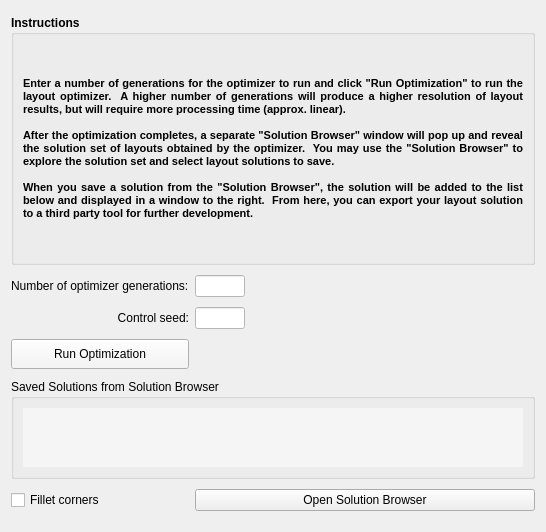
      <widget class="QWidget" name="page_4">
       <property name="geometry">
        <rect>
         <x>0</x>
         <y>0</y>
         <width>538</width>
         <height>532</height>
        </rect>
       </property>
       <attribute name="label">
        <string>Results</string>
       </attribute>
       <layout class="QGridLayout" name="gridLayout_4">
        <item row="3" column="0">
         <widget class="QPushButton" name="btn_runSim">
          <property name="minimumSize">
           <size>
            <width>0</width>
            <height>30</height>
           </size>
          </property>
          <property name="palette">
           <palette>
            <active>
             <colorrole role="Button">
              <brush brushstyle="SolidPattern">
               <color alpha="255">
                <red>245</red>
                <green>245</green>
                <blue>245</blue>
               </color>
              </brush>
             </colorrole>
             <colorrole role="Base">
              <brush brushstyle="SolidPattern">
               <color alpha="255">
                <red>245</red>
                <green>245</green>
                <blue>245</blue>
               </color>
              </brush>
             </colorrole>
             <colorrole role="Window">
              <brush brushstyle="SolidPattern">
               <color alpha="255">
                <red>245</red>
                <green>245</green>
                <blue>245</blue>
               </color>
              </brush>
             </colorrole>
            </active>
            <inactive>
             <colorrole role="Button">
              <brush brushstyle="SolidPattern">
               <color alpha="255">
                <red>245</red>
                <green>245</green>
                <blue>245</blue>
               </color>
              </brush>
             </colorrole>
             <colorrole role="Base">
              <brush brushstyle="SolidPattern">
               <color alpha="255">
                <red>245</red>
                <green>245</green>
                <blue>245</blue>
               </color>
              </brush>
             </colorrole>
             <colorrole role="Window">
              <brush brushstyle="SolidPattern">
               <color alpha="255">
                <red>245</red>
                <green>245</green>
                <blue>245</blue>
               </color>
              </brush>
             </colorrole>
            </inactive>
            <disabled>
             <colorrole role="Button">
              <brush brushstyle="SolidPattern">
               <color alpha="255">
                <red>245</red>
                <green>245</green>
                <blue>245</blue>
               </color>
              </brush>
             </colorrole>
             <colorrole role="Base">
              <brush brushstyle="SolidPattern">
               <color alpha="255">
                <red>245</red>
                <green>245</green>
                <blue>245</blue>
               </color>
              </brush>
             </colorrole>
             <colorrole role="Window">
              <brush brushstyle="SolidPattern">
               <color alpha="255">
                <red>245</red>
                <green>245</green>
                <blue>245</blue>
               </color>
              </brush>
             </colorrole>
            </disabled>
           </palette>
          </property>
          <property name="text">
           <string>Run Optimization</string>
          </property>
          <property name="autoRepeat">
           <bool>false</bool>
          </property>
         </widget>
        </item>
        <item row="6" column="1">
         <widget class="QPushButton" name="btn_open_sol_browser">
          <property name="text">
           <string>Open Solution Browser</string>
          </property>
         </widget>
        </item>
        <item row="6" column="0">
         <widget class="QCheckBox" name="checkBox_fillet">
          <property name="text">
           <string>Fillet corners</string>
          </property>
         </widget>
        </item>
        <item row="2" column="0">
         <widget class="QLabel" name="label_34">
          <property name="text">
           <string>Control seed:</string>
          </property>
          <property name="alignment">
           <set>Qt::AlignRight|Qt::AlignTrailing|Qt::AlignVCenter</set>
          </property>
          <property name="buddy">
           <cstring>txt_numGenerations</cstring>
          </property>
         </widget>
        </item>
        <item row="2" column="1">
         <widget class="QLineEdit" name="txt_numseed">
          <property name="maximumSize">
           <size>
            <width>50</width>
            <height>16777215</height>
           </size>
          </property>
          <property name="styleSheet">
           <string notr="true">background-color: rgb(255, 255, 255);</string>
          </property>
          <property name="inputMask">
           <string/>
          </property>
         </widget>
        </item>
        <item row="0" column="0" colspan="2">
         <widget class="QGroupBox" name="groupBox_6">
          <property name="minimumSize">
           <size>
            <width>0</width>
            <height>0</height>
           </size>
          </property>
          <property name="maximumSize">
           <size>
            <width>16777215</width>
            <height>250</height>
           </size>
          </property>
          <property name="font">
           <font>
            <weight>75</weight>
            <bold>true</bold>
           </font>
          </property>
          <property name="title">
           <string>Instructions</string>
          </property>
          <layout class="QGridLayout" name="gridLayout_15">
           <item row="0" column="0">
            <widget class="QLabel" name="label_43">
             <property name="sizePolicy">
              <sizepolicy hsizetype="Preferred" vsizetype="Preferred">
               <horstretch>0</horstretch>
               <verstretch>0</verstretch>
              </sizepolicy>
             </property>
             <property name="text">
              <string>&lt;!DOCTYPE HTML PUBLIC &quot;-//W3C//DTD HTML 4.0//EN&quot; &quot;http://www.w3.org/TR/REC-html40/strict.dtd&quot;&gt;
&lt;html&gt;&lt;head&gt;&lt;meta name=&quot;qrichtext&quot; content=&quot;1&quot; /&gt;&lt;style type=&quot;text/css&quot;&gt;
p, li { white-space: pre-wrap; }
&lt;/style&gt;&lt;/head&gt;&lt;body style=&quot; font-family:'MS Shell Dlg 2'; font-size:8.25pt; font-weight:600; font-style:normal;&quot;&gt;
&lt;p align=&quot;justify&quot; style=&quot; margin-top:0px; margin-bottom:0px; margin-left:0px; margin-right:0px; -qt-block-indent:0; text-indent:0px;&quot;&gt;&lt;span style=&quot; font-size:8pt;&quot;&gt;Enter a number of generations for the optimizer to run and click &amp;quot;Run Optimization&amp;quot; to run the layout optimizer.  A higher number of generations will produce a higher resolution of layout results, but will require more processing time (approx. linear).&lt;/span&gt;&lt;/p&gt;
&lt;p align=&quot;justify&quot; style=&quot;-qt-paragraph-type:empty; margin-top:0px; margin-bottom:0px; margin-left:0px; margin-right:0px; -qt-block-indent:0; text-indent:0px; font-size:8pt;&quot;&gt;&lt;/p&gt;
&lt;p align=&quot;justify&quot; style=&quot; margin-top:0px; margin-bottom:0px; margin-left:0px; margin-right:0px; -qt-block-indent:0; text-indent:0px;&quot;&gt;&lt;span style=&quot; font-size:8pt;&quot;&gt;After the optimization completes, a separate &amp;quot;Solution Browser&amp;quot; window will pop up and reveal the solution set of layouts obtained by the optimizer.  You may use the &amp;quot;Solution Browser&amp;quot; to explore the solution set and select layout solutions to save.&lt;/span&gt;&lt;/p&gt;
&lt;p align=&quot;justify&quot; style=&quot;-qt-paragraph-type:empty; margin-top:0px; margin-bottom:0px; margin-left:0px; margin-right:0px; -qt-block-indent:0; text-indent:0px; font-size:8pt;&quot;&gt;&lt;/p&gt;
&lt;p align=&quot;justify&quot; style=&quot; margin-top:0px; margin-bottom:0px; margin-left:0px; margin-right:0px; -qt-block-indent:0; text-indent:0px;&quot;&gt;&lt;span style=&quot; font-size:8pt;&quot;&gt;When you save a solution from the &amp;quot;Solution Browser&amp;quot;, the solution will be added to the list below and displayed in a window to the right.  From here, you can export your layout solution to a third party tool for further development.&lt;/span&gt;&lt;/p&gt;&lt;/body&gt;&lt;/html&gt;</string>
             </property>
             <property name="wordWrap">
              <bool>true</bool>
             </property>
            </widget>
           </item>
          </layout>
         </widget>
        </item>
        <item row="1" column="1">
         <widget class="QLineEdit" name="txt_numGenerations">
          <property name="maximumSize">
           <size>
            <width>50</width>
            <height>16777215</height>
           </size>
          </property>
          <property name="styleSheet">
           <string notr="true">background-color: rgb(255, 255, 255);</string>
          </property>
          <property name="inputMask">
           <string/>
          </property>
         </widget>
        </item>
        <item row="1" column="0">
         <widget class="QLabel" name="label_26">
          <property name="text">
           <string>Number of optimizer generations:</string>
          </property>
          <property name="buddy">
           <cstring>txt_numGenerations</cstring>
          </property>
         </widget>
        </item>
        <item row="5" column="0" colspan="2">
         <widget class="QGroupBox" name="groupBox_7">
          <property name="enabled">
           <bool>true</bool>
          </property>
          <property name="sizePolicy">
           <sizepolicy hsizetype="Preferred" vsizetype="Preferred">
            <horstretch>0</horstretch>
            <verstretch>0</verstretch>
           </sizepolicy>
          </property>
          <property name="maximumSize">
           <size>
            <width>16777215</width>
            <height>100</height>
           </size>
          </property>
          <property name="title">
           <string>Saved Solutions from Solution Browser</string>
          </property>
          <layout class="QGridLayout" name="gridLayout_16">
           <item row="1" column="0">
            <widget class="QListWidget" name="lst_solution">
             <property name="sizePolicy">
              <sizepolicy hsizetype="Preferred" vsizetype="Preferred">
               <horstretch>0</horstretch>
               <verstretch>0</verstretch>
              </sizepolicy>
             </property>
             <property name="minimumSize">
              <size>
               <width>500</width>
               <height>0</height>
              </size>
             </property>
             <property name="maximumSize">
              <size>
               <width>16777215</width>
               <height>16777215</height>
              </size>
             </property>
             <property name="palette">
              <palette>
               <active>
                <colorrole role="Button">
                 <brush brushstyle="SolidPattern">
                  <color alpha="255">
                   <red>245</red>
                   <green>245</green>
                   <blue>245</blue>
                  </color>
                 </brush>
                </colorrole>
                <colorrole role="Base">
                 <brush brushstyle="SolidPattern">
                  <color alpha="255">
                   <red>245</red>
                   <green>245</green>
                   <blue>245</blue>
                  </color>
                 </brush>
                </colorrole>
                <colorrole role="Window">
                 <brush brushstyle="SolidPattern">
                  <color alpha="255">
                   <red>245</red>
                   <green>245</green>
                   <blue>245</blue>
                  </color>
                 </brush>
                </colorrole>
               </active>
               <inactive>
                <colorrole role="Button">
                 <brush brushstyle="SolidPattern">
                  <color alpha="255">
                   <red>245</red>
                   <green>245</green>
                   <blue>245</blue>
                  </color>
                 </brush>
                </colorrole>
                <colorrole role="Base">
                 <brush brushstyle="SolidPattern">
                  <color alpha="255">
                   <red>245</red>
                   <green>245</green>
                   <blue>245</blue>
                  </color>
                 </brush>
                </colorrole>
                <colorrole role="Window">
                 <brush brushstyle="SolidPattern">
                  <color alpha="255">
                   <red>245</red>
                   <green>245</green>
                   <blue>245</blue>
                  </color>
                 </brush>
                </colorrole>
               </inactive>
               <disabled>
                <colorrole role="Button">
                 <brush brushstyle="SolidPattern">
                  <color alpha="255">
                   <red>245</red>
                   <green>245</green>
                   <blue>245</blue>
                  </color>
                 </brush>
                </colorrole>
                <colorrole role="Base">
                 <brush brushstyle="SolidPattern">
                  <color alpha="255">
                   <red>245</red>
                   <green>245</green>
                   <blue>245</blue>
                  </color>
                 </brush>
                </colorrole>
                <colorrole role="Window">
                 <brush brushstyle="SolidPattern">
                  <color alpha="255">
                   <red>245</red>
                   <green>245</green>
                   <blue>245</blue>
                  </color>
                 </brush>
                </colorrole>
               </disabled>
              </palette>
             </property>
             <property name="frameShape">
              <enum>QFrame::NoFrame</enum>
             </property>
             <property name="frameShadow">
              <enum>QFrame::Plain</enum>
             </property>
            </widget>
           </item>
          </layout>
         </widget>
        </item>
        <item row="3" column="1">
         <spacer name="horizontalSpacer">
          <property name="orientation">
           <enum>Qt::Horizontal</enum>
          </property>
          <property name="sizeHint" stdset="0">
           <size>
            <width>40</width>
            <height>20</height>
           </size>
          </property>
         </spacer>
        </item>
       </layout>
      </widget>
